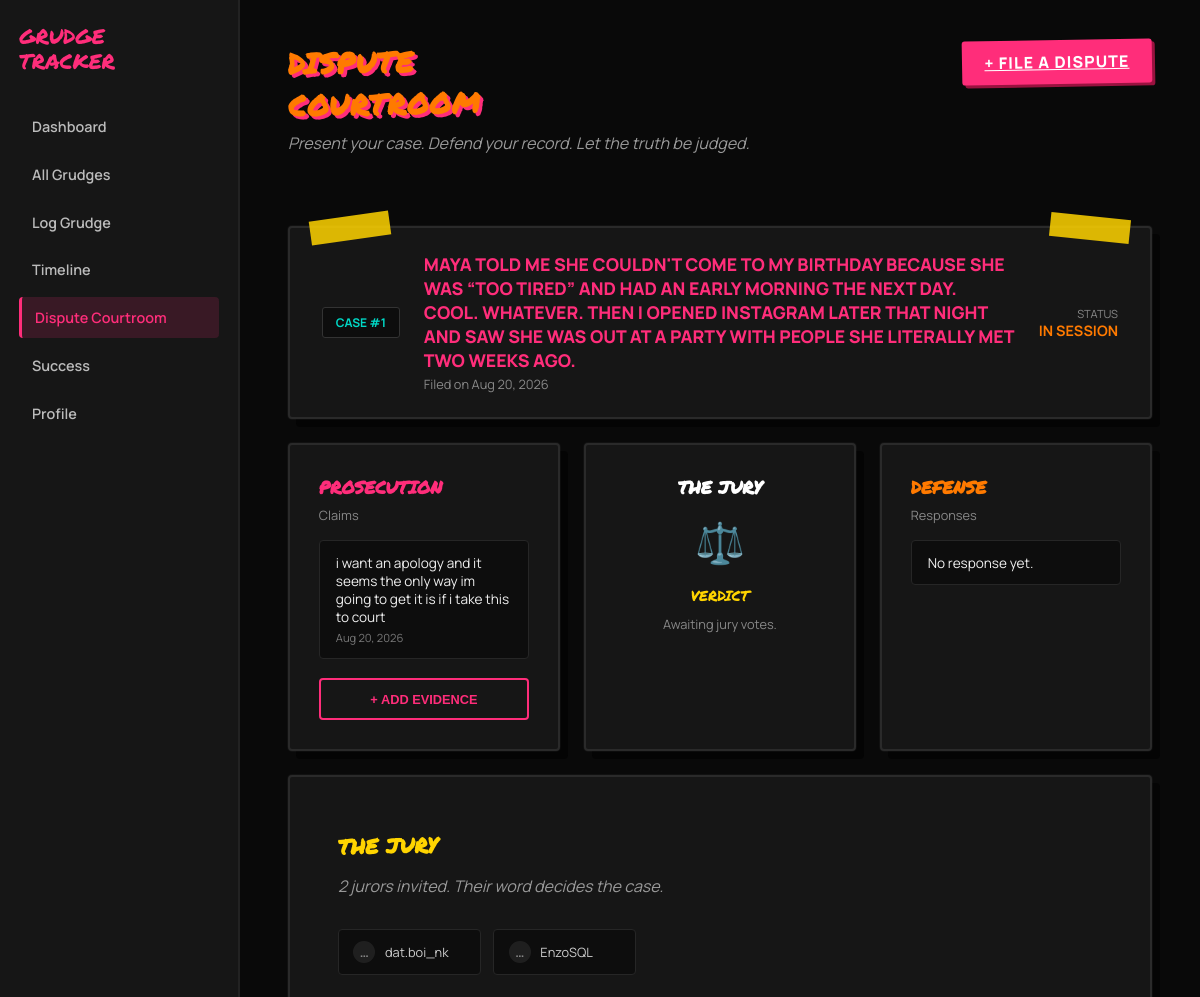
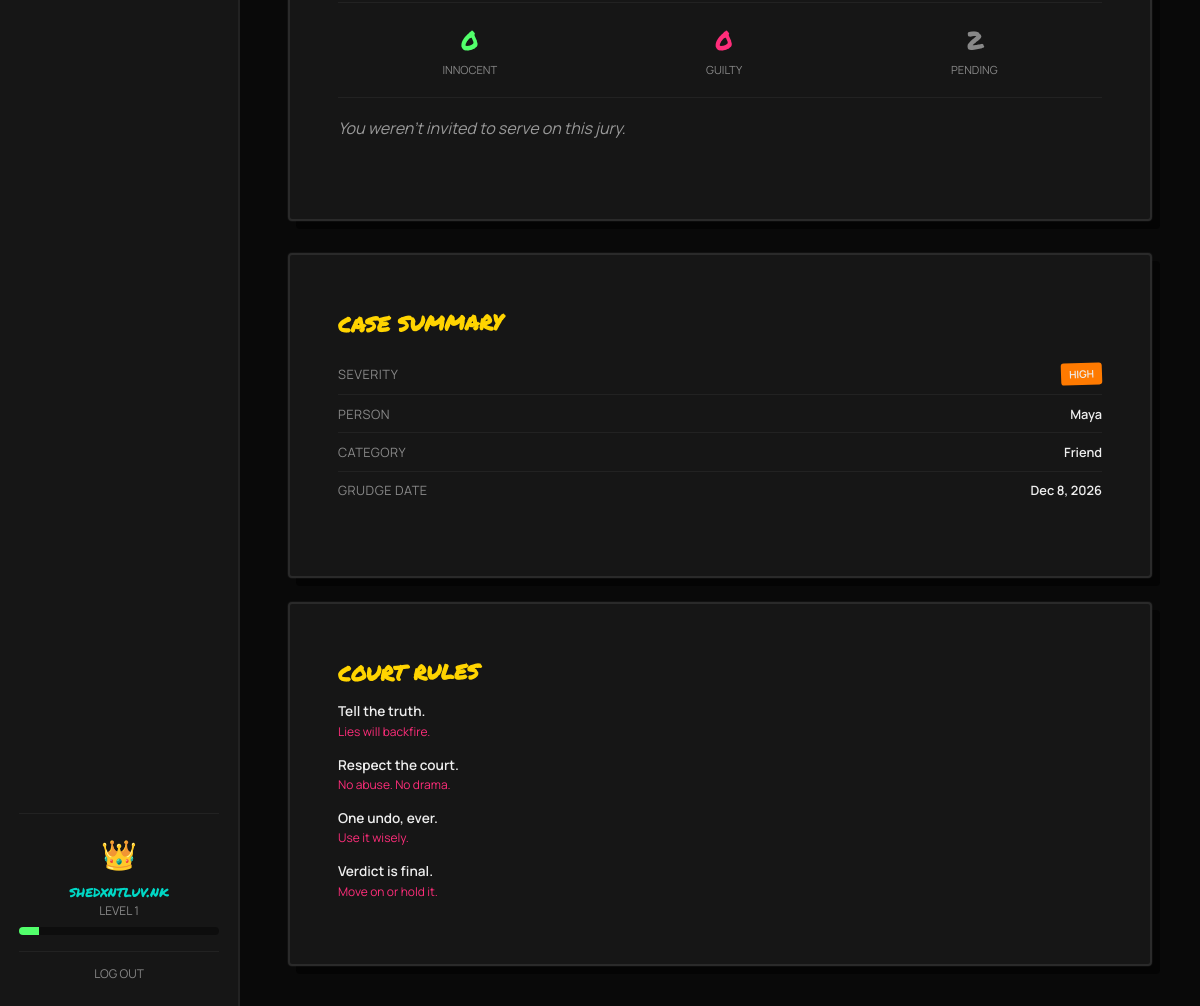
/Public/courtroom.php?dispute_id=1 (signed in), run on the app's committed database (2 pictures, top to bottom).
### tables this page shows
CREATE TABLE users (
  id INT AUTO_INCREMENT PRIMARY KEY,
  username VARCHAR(50) NOT NULL UNIQUE,
  email VARCHAR(150) NOT NULL UNIQUE,
  password_hash VARCHAR(255) NOT NULL,
  avatar_emoji VARCHAR(10) DEFAULT '👑',

   
  trust_score INT DEFAULT 50,           
  xp INT DEFAULT 0,
  level INT DEFAULT 1,
  streak_count INT DEFAULT 0,
  last_active_date DATE DEFAULT NULL,

   
  undo_used BOOLEAN DEFAULT FALSE,
  undo_used_at TIMESTAMP NULL DEFAULT NULL,

  created_at TIMESTAMP DEFAULT CURRENT_TIMESTAMP
);

CREATE TABLE disputes (
  id INT AUTO_INCREMENT PRIMARY KEY,
  grudge_id INT NOT NULL,
  filed_by INT NOT NULL,

  status ENUM('In Session', 'Ruled', 'Dismissed') DEFAULT 'In Session',
  verdict ENUM('Guilty', 'Innocent', 'Pending') DEFAULT 'Pending',
  verdict_reasoning TEXT DEFAULT NULL,

  created_at TIMESTAMP DEFAULT CURRENT_TIMESTAMP,
  resolved_at TIMESTAMP NULL DEFAULT NULL,

  FOREIGN KEY (grudge_id) REFERENCES grudges(id) ON DELETE CASCADE,
  FOREIGN KEY (filed_by) REFERENCES users(id) ON DELETE CASCADE
);

CREATE TABLE grudges (
  id INT AUTO_INCREMENT PRIMARY KEY,
  user_id INT NOT NULL,

  title VARCHAR(255) NOT NULL,
  person_involved VARCHAR(100) NOT NULL,
  category VARCHAR(50) NOT NULL,
  severity ENUM('Low', 'Medium', 'High', 'Critical') NOT NULL,
  status ENUM('Active', 'In Progress', 'Resolved', 'Archived') DEFAULT 'Active',
  emoji VARCHAR(10) DEFAULT NULL,        
  notes TEXT DEFAULT NULL,
  date_occurred DATE NOT NULL,

  created_at TIMESTAMP DEFAULT CURRENT_TIMESTAMP,
  updated_at TIMESTAMP DEFAULT CURRENT_TIMESTAMP ON UPDATE CURRENT_TIMESTAMP,

  FOREIGN KEY (user_id) REFERENCES users(id) ON DELETE CASCADE
);

CREATE TABLE dispute_claims (
  id INT AUTO_INCREMENT PRIMARY KEY,
  dispute_id INT NOT NULL,
  submitted_by INT NOT NULL,
  side ENUM('Prosecution', 'Defense') NOT NULL,
  content TEXT NOT NULL,
  created_at TIMESTAMP DEFAULT CURRENT_TIMESTAMP,

  FOREIGN KEY (dispute_id) REFERENCES disputes(id) ON DELETE CASCADE,
  FOREIGN KEY (submitted_by) REFERENCES users(id) ON DELETE CASCADE
);

### Public/courtroom.php (the view, shortened to what this page needs)
<?php
include 'includes/header.php';
$userId = $_SESSION['user_id'];
$disputeId = $_GET['dispute_id'] ?? null;
if ($disputeId) {
    $disputeStmt = $pdo->prepare("
        SELECT d.*, g.title AS grudge_title, g.severity, g.person_involved, g.category, g.date_occurred
        FROM disputes d
        JOIN grudges g ON g.id = d.grudge_id
        WHERE d.id = ?
    ");
    $disputeStmt->execute([$disputeId]);
}
$dispute = $disputeStmt->fetch();
?>
<div class="dashboard-top">
  <div>
    <h1 class="graffiti-heading heading-orange-pink">DISPUTE COURTROOM</h1>
    <p class="auth-subtext">Present your case. Defend your record. Let the truth be judged.</p>
  </div>
  <a href="file-dispute.php" class="btn-sticker btn-pink btn-small">+ FILE A DISPUTE</a>
</div>
<?php if (!$dispute): ?>
  <p class="no-results">No disputes yet. File one, or wait to be called for jury duty.</p>
<?php else: ?>
<?php
$disputeId = $dispute['id'];
$isFiler = ($dispute['filed_by'] == $userId);
$claimsStmt = $pdo->prepare("SELECT * FROM dispute_claims WHERE dispute_id = ? AND side = 'Prosecution' ORDER BY created_at ASC");
$claimsStmt->execute([$disputeId]);
$claims = $claimsStmt->fetchAll();
$defensesStmt = $pdo->prepare("SELECT * FROM dispute_claims WHERE dispute_id = ? AND side = 'Defense' ORDER BY created_at ASC");
$defensesStmt->execute([$disputeId]);
$defenses = $defensesStmt->fetchAll();
$jurorsStmt = $pdo->prepare("
    SELECT u.username, jv.vote
    FROM dispute_jurors dj
    JOIN users u ON u.id = dj.user_id
    LEFT JOIN jury_votes jv ON jv.dispute_id = dj.dispute_id AND jv.juror_id = dj.user_id
    WHERE dj.dispute_id = ?
");
$jurorsStmt->execute([$disputeId]);
$jurors = $jurorsStmt->fetchAll();
$guiltyCount = count(array_filter($jurors, fn($j) => $j['vote'] === 'Guilty'));
$innocentCount = count(array_filter($jurors, fn($j) => $j['vote'] === 'Innocent'));
$pendingCount = count(array_filter($jurors, fn($j) => $j['vote'] === null));
$isJurorStmt = $pdo->prepare("SELECT id FROM dispute_jurors WHERE dispute_id = ? AND user_id = ?");
$isJurorStmt->execute([$disputeId, $userId]);
$isJuror = (bool) $isJurorStmt->fetch();
$hasVotedStmt = $pdo->prepare("SELECT id FROM jury_votes WHERE dispute_id = ? AND juror_id = ?");
$hasVotedStmt->execute([$disputeId, $userId]);
$hasVoted = (bool) $hasVotedStmt->fetch();
?>
<div class="courtroom-columns">
  <div class="courtroom-main">
    <div class="evidence-card case-header-card">
      <div class="tape tape-left"></div>
      <div class="tape tape-right"></div>
      <div class="case-header-row">
        <span class="case-id-tag">CASE #<?php echo $dispute['id']; ?></span>
        <div class="case-title-block">
          <p class="case-title"><?php echo strtoupper(htmlspecialchars($dispute['grudge_title'])); ?></p>
          <p class="case-filed">Filed on <?php echo date('M j, Y', strtotime($dispute['created_at'])); ?></p>
        </div>
        <div class="case-status-block">
          <p class="case-status-label">STATUS</p>
          <p class="case-status-value"><?php echo strtoupper($dispute['status']); ?></p>
        </div>
      </div>
    </div>
    <div class="courtroom-grid">
      <div class="evidence-card court-side prosecution-side">
        <h2 class="court-side-heading heading-pink">PROSECUTION</h2>
        <p class="court-side-subheading">Claims</p>
        <ul class="claim-list">
          <?php foreach ($claims as $claim): ?>
          <li class="claim-item">
            <p class="claim-text"><?php echo htmlspecialchars($claim['content']); ?></p>
            <p class="claim-date"><?php echo date('M j, Y', strtotime($claim['created_at'])); ?></p>
          </li>
          <?php endforeach; ?>
        </ul>
        <?php if ($isFiler): ?>
          <button type="button" class="btn-outline btn-outline-pink" onclick="toggleForm('addClaimForm')">+ ADD EVIDENCE</button>
        <?php endif; ?>
      </div>
      <div class="evidence-card court-side judge-side">
        <h2 class="court-side-heading">THE JURY</h2>
        <div class="judge-icon">⚖️</div>
        <p class="judge-verdict-label">VERDICT</p>
        <p class="judge-verdict-text">
          <?php echo $dispute['verdict'] === 'Pending' ? 'Awaiting jury votes.' : strtoupper($dispute['verdict']); ?>
        </p>
      </div>
      <div class="evidence-card court-side defense-side">
        <h2 class="court-side-heading heading-orange">DEFENSE</h2>
        <p class="court-side-subheading">Responses</p>
        <ul class="claim-list">
          <?php if (count($defenses) === 0): ?>
          <li class="claim-item"><p class="claim-text">No response yet.</p></li>
          <?php endif; ?>
        </ul>
      </div>
    </div>
    <div class="evidence-card jury-panel-card">
      <h2 class="card-heading">THE JURY</h2>
      <p class="auth-subtext"><?php echo count($jurors); ?> jurors invited. Their word decides the case.</p>
      <div class="jury-grid">
        <?php foreach ($jurors as $juror): ?>
        <?php
          $voteClass = $juror['vote'] === 'Guilty' ? 'not-valid' : ($juror['vote'] === 'Innocent' ? 'valid' : 'pending');
          $voteIcon = $juror['vote'] === 'Guilty' ? '✗' : ($juror['vote'] === 'Innocent' ? '✓' : '…');
        ?>
        <div class="juror-chip juror-<?php echo $voteClass; ?>">
          <span class="juror-icon"><?php echo $voteIcon; ?></span>
          <span class="juror-name"><?php echo htmlspecialchars($juror['username']); ?></span>
        </div>
        <?php endforeach; ?>
      </div>
      <div class="jury-tally">
        <div class="tally-item">
          <span class="tally-count tally-green"><?php echo $innocentCount; ?></span>
          <span class="tally-label">INNOCENT</span>
        </div>
        <div class="tally-item">
          <span class="tally-count tally-pink"><?php echo $guiltyCount; ?></span>
          <span class="tally-label">GUILTY</span>
        </div>
        <div class="tally-item">
          <span class="tally-count tally-grey"><?php echo $pendingCount; ?></span>
          <span class="tally-label">PENDING</span>
        </div>
      </div>
      <?php if (!$isJuror): ?>
        <p class="auth-subtext">You weren't invited to serve on this jury.</p>
      <?php elseif ($hasVoted): ?>
        <p class="auth-subtext">You've already cast your vote on this case.</p>
      <?php else: ?>
        <a href="verdict.php?dispute_id=<?php echo $disputeId; ?>" class="btn-outline btn-outline-pink btn-full-outline" style="display:block; text-align:center; text-decoration:none;">CAST YOUR VOTE</a>
      <?php endif; ?>
    </div>
  </div>
  <div class="courtroom-side">
    <div class="evidence-card case-summary-card">
      <h2 class="card-heading">CASE SUMMARY</h2>
      <ul class="summary-list">
        <li><span class="summary-label">SEVERITY</span><span class="summary-value severity-tag severity-<?php echo strtolower($dispute['severity']); ?>"><?php echo strtoupper($dispute['severity']); ?></span></li>
        <li><span class="summary-label">PERSON</span><span class="summary-value"><?php echo htmlspecialchars($dispute['person_involved']); ?></span></li>
        <li><span class="summary-label">CATEGORY</span><span class="summary-value"><?php echo htmlspecialchars($dispute['category']); ?></span></li>
        <li><span class="summary-label">GRUDGE DATE</span><span class="summary-value"><?php echo date('M j, Y', strtotime($dispute['date_occurred'])); ?></span></li>
      </ul>
    </div>
    <div class="evidence-card court-rules-card">
      <h2 class="card-heading">COURT RULES</h2>
      <ul class="rules-list">
        <li><p class="rule-title">Tell the truth.</p><p class="rule-sub">Lies will backfire.</p></li>
        <li><p class="rule-title">Respect the court.</p><p class="rule-sub">No abuse. No drama.</p></li>
        <li><p class="rule-title">One undo, ever.</p><p class="rule-sub">Use it wisely.</p></li>
        <li><p class="rule-title">Verdict is final.</p><p class="rule-sub">Move on or hold it.</p></li>
      </ul>
    </div>
  </div>
</div>
<?php endif; ?>
<?php include 'includes/footer.php'; ?>

### Public/includes/SideBar.php
<?php
require_once 'includes/db.php';
$sidebarLevel = 1;
$sidebarXpPercent = 0;
if (isset($_SESSION['user_id'])) {
    $sidebarStmt = $pdo->prepare("SELECT xp, level FROM users WHERE id = ?");
    $sidebarStmt->execute([$_SESSION['user_id']]);
    $sidebarUser = $sidebarStmt->fetch();
    if ($sidebarUser) {
        $sidebarLevel = $sidebarUser['level'];
        $sidebarXpPercent = round(($sidebarUser['xp'] / 1000) * 100);
    }
}
?>
<nav class="sidebar">
  <div class="sidebar-logo">
    <span class="logo-text">GRUDGE<br>TRACKER</span>
  </div>
  <ul class="sidebar-links">
    <li><a href="dashboard.php" class="<?php echo basename($_SERVER['PHP_SELF']) == 'dashboard.php' ? 'active' : ''; ?>">Dashboard</a></li>
    <li><a href="all-grudges.php" class="<?php echo basename($_SERVER['PHP_SELF']) == 'all-grudges.php' ? 'active' : ''; ?>">All Grudges</a></li>
    <li><a href="log-grudge.php" class="<?php echo basename($_SERVER['PHP_SELF']) == 'log-grudge.php' ? 'active' : ''; ?>">Log Grudge</a></li>
    <li><a href="timeline.php" class="<?php echo basename($_SERVER['PHP_SELF']) == 'timeline.php' ? 'active' : ''; ?>">Timeline</a></li>
    <li><a href="courtroom.php" class="<?php echo basename($_SERVER['PHP_SELF']) == 'courtroom.php' ? 'active' : ''; ?>">Dispute Courtroom</a></li>
    <li><a href="success.php" class="<?php echo basename($_SERVER['PHP_SELF']) == 'success.php' ? 'active' : ''; ?>">Success</a></li>
    <li><a href="profile.php" class="<?php echo basename($_SERVER['PHP_SELF']) == 'profile.php' ? 'active' : ''; ?>">Profile</a></li>
  </ul>
  <div class="sidebar-user">
    <div class="mascot-badge">👑</div>
    <p class="sidebar-username"><?php echo htmlspecialchars($_SESSION['username'] ?? 'Guest'); ?></p>
    <p class="sidebar-level">LEVEL <?php echo $sidebarLevel; ?></p>
    <div class="xp-bar-mini">
      <div class="xp-bar-mini-fill" style="width: <?php echo $sidebarXpPercent; ?>%;"></div>
    </div>
    <a href="logout.php" class="logout-link">LOG OUT</a>
  </div>
</nav>

### data on the page
users: level "1"
disputes: id "1", grudge.title "MAYA TOLD ME SHE COULDN'T COME TO MY BIRTHDAY BECAUSE SHE WAS “TOO TIRED” AND HAD AN EARLY MORNING THE NEXT DAY. COOL. WHATEVER. THEN I OPENED INSTAGRAM LATER THAT NIGHT AND SAW SHE WAS OUT AT A PARTY WITH PEOPLE SHE LITERALLY MET TWO WEEKS AGO.", created_at "Aug 20, 2026", status "IN SESSION", grudge.severity "HIGH", grudge.person_involved "Maya", grudge.category "Friend", grudge.date_occurred "Dec 8, 2026"
dispute_claims: content "i want an apology and it seems the only way im going to get it is if i take this to court", created_at "Aug 20, 2026"
users: voteIcon "…", username "dat.boi_nk"
users: voteIcon "…", username "EnzoSQL"

### other printed values
$_SESSION['username'] "shedxntluv.nk"
count($jurors) "2"
$innocentCount "0"
$guiltyCount "0"
$pendingCount "2"
